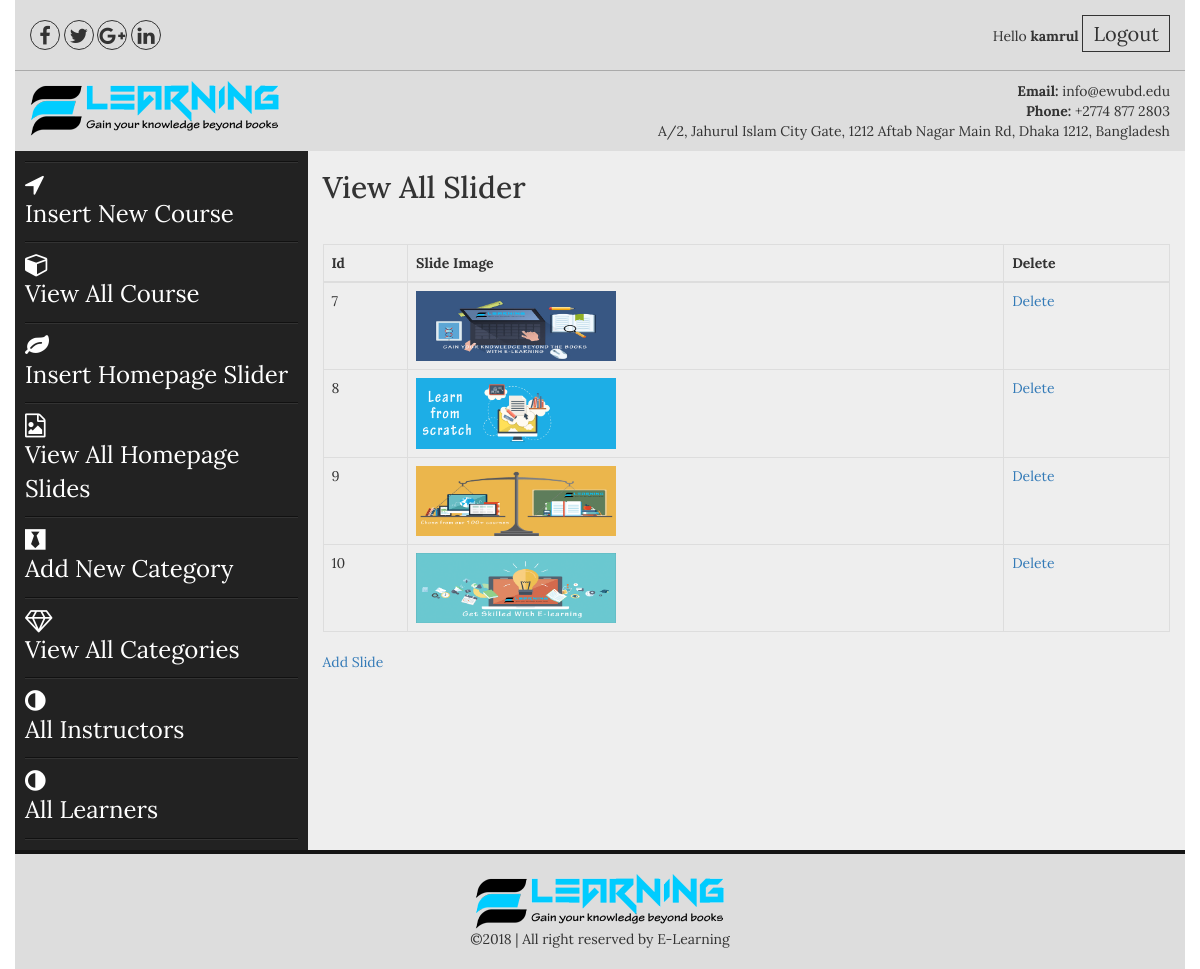
Page /admin/view_all_slider.php (signed in) on the committed database.
### tables this page shows
CREATE TABLE IF NOT EXISTS `slider` (
`slide_id` int(100) NOT NULL,
  `slide_image` text NOT NULL
);

### admin/view_all_slider.php (the view)
<?php include("includes/header.php");?>
<section class="admin_area">
    <div class="container">
        <div class="row">
            <?php include("includes/admin_menus.php");?>
            <div class="col-md-9 col-sm-9 col-xs-12">
                <div class="add_admin_content">
                   <h2>View All Slider</h2>
                      <table class="table table-bordered">
                        <thead>
                          <tr>
                            <th>Id</th>
                             <th>Slide Image</th>
                            <th>Delete</th>
                          </tr>
                        </thead>
                        <tbody>
                        <?php
                        $slide = "select * from slider";
                        $run_slide = mysqli_query($con,$slide);
                        while($slide_row = mysqli_fetch_array($run_slide)):
                        $slide_id = $slide_row ['slide_id'];
                        $slide_image = $slide_row ['slide_image'];
                        ?>
                          <tr>
                            <td><?php echo $slide_id;?></td>
                            <td><img src="images/<?php echo $slide_image;?>" height="100px" width="200px"></td>
                            <td><a href="delete_slide.php?delete_slide=<?php echo $slide_id;?>">Delete</a></td>
                          </tr>
                        <?php endwhile;?>
                       </tbody>
                      </table>
                    <a href="insert_slider.php">Add Slide</a>
                </div>
            </div>
        </div>
    </div>
</section>
<?php include("includes/footer.php");?>

### admin/css/style.css (style rules this page uses)
body { font-family: 'Lora', serif; }
img { max-width: 100%; height: auto; }
h1,h2,h3,h4,h5,h6,p { margin: 0; padding: 0 }
.container { background: #eee }
.admin_area .row { position: relative; }
.add_admin_content h2 { margin-bottom: 40px; margin-top: 20px; }
body, html { height: 100%; }

### rows in the picture
slider: slide_id "7", slide_image (picture)
slider: slide_id "8", slide_image (picture)
slider: slide_id "9", slide_image (picture)
slider: slide_id "10", slide_image (picture)

### other values in the picture
$_SESSION['user_name'] "kamrul"
